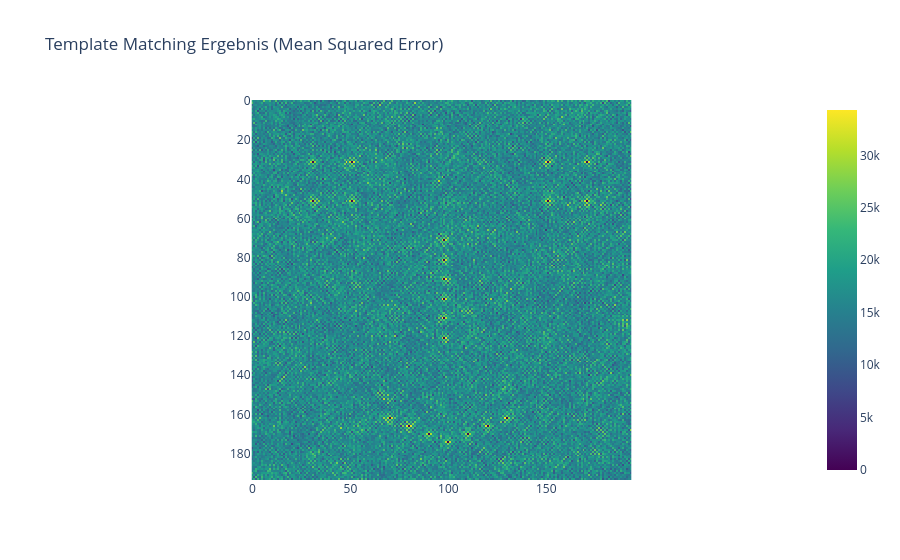

The notebook cell saved with this chart:
### Markdown cell above
Wenden Sie nun die Funktion `templateMatching` auf das Bild `image` und das Template `template` an und speichern Sie das Ergebnis-Bild in der Variable `match`.
Filtern Sie anschließend die besten Übereinstimmungen mit einem geeigneten Schwellwert und speichern Sie die binäre Maske in der Variable `bestMatches` mit Datantyp `uint8`. (0: keine Übereinstimmung, 255: beste Übereinstimmung)

##### Hinweis / Schwellwertbildung

der Code: `filtered = image < 10` macht eine Schwellwertbildung des Bildes image. Danach erhält man ein Bild aus 0 und 1. Ist das Bild 1 ist die Bedingung wahr.

### Code cell
# Template Matching aufrufen

####
## ENTER YOUR CODE HERE
####
match = # Enter Code Here

# Das Ergebnis ist ein Float32-Bild: das als heatmap () dargestellt werden kann
fig = px.imshow(match, color_continuous_scale='viridis',
                title='Template Matching Ergebnis (Mean Squared Error)')

fig.show()

### Figure 1 — Plotly figure (JSON) as saved in the notebook; plotly's stock layout.template omitted (floating-point values rounded to 4 significant figures; data arrays with more than 128 entries replaced by an {"elided": "..."} marker saying what was removed)
{"data": [{"coloraxis": "coloraxis", "hovertemplate": "x: %{x}<br>y: %{y}<br>color: %{z}<extra></extra>", "name": "0", "type": "heatmap", "xaxis": "x", "yaxis": "y", "z": {"elided": "194x194 int values"}}], "layout": {"coloraxis": {"colorscale": [[0, "#440154"], [0.1111, "#482878"], [0.2222, "#3e4989"], [0.3333, "#31688e"], [0.4444, "#26828e"], [0.5556, "#1f9e89"], [0.6667, "#35b779"], [0.7778, "#6ece58"], [0.8889, "#b5de2b"], [1, "#fde725"]]}, "title": {"text": "Template Matching Ergebnis (Mean Squared Error)"}, "xaxis": {"anchor": "y", "constrain": "domain", "domain": [0, 1], "scaleanchor": "y"}, "yaxis": {"anchor": "x", "autorange": "reversed", "constrain": "domain", "domain": [0, 1]}}}
